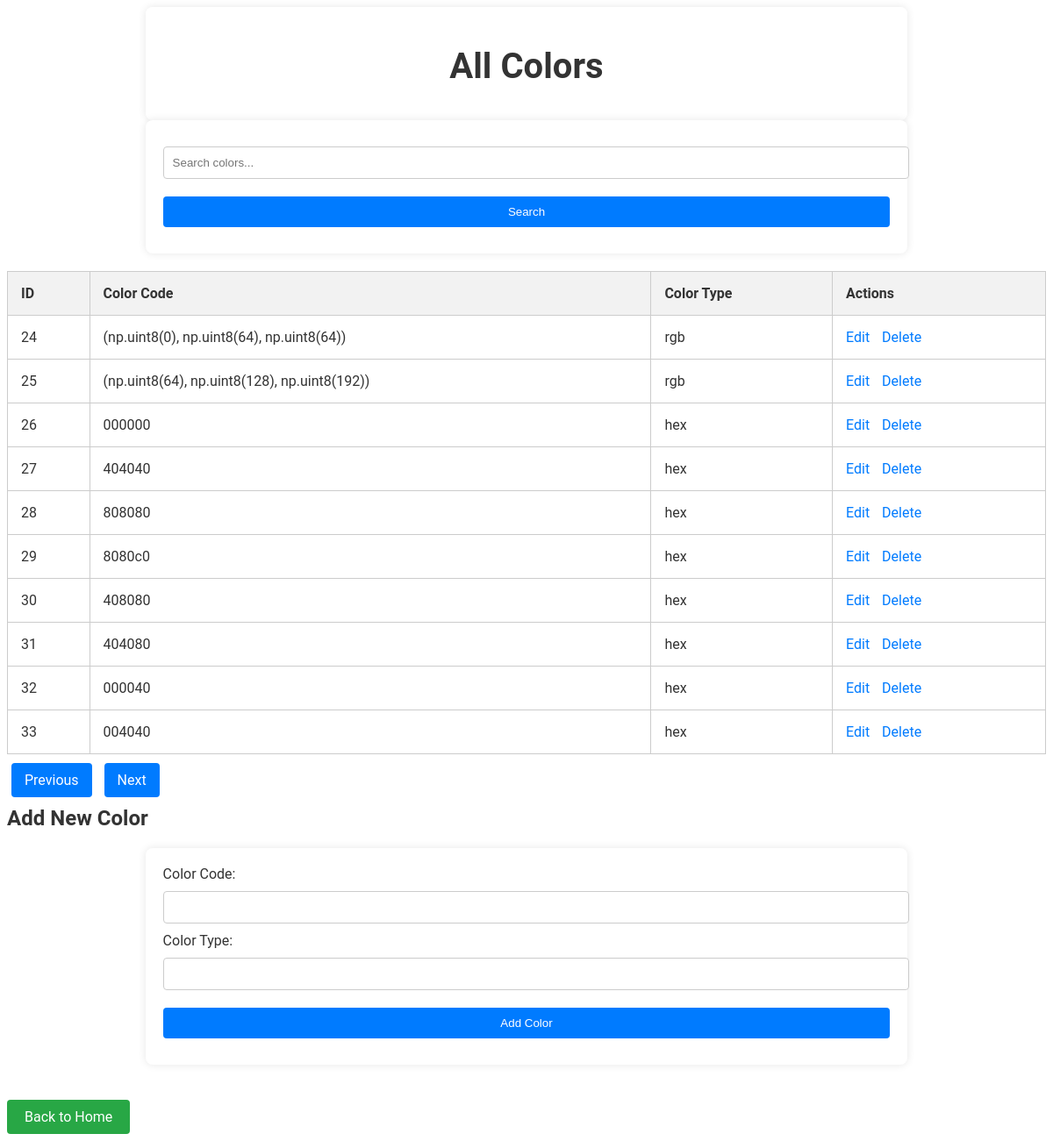
Screenshot of /colors?page=3&search= with the database file from the repository.
### app.py (models this page shows)
class ColorPalette(db.Model):
    id = db.Column(db.Integer, primary_key=True)
    color_code = db.Column(db.String(7), nullable=False)
    color_type = db.Column(db.String(3), nullable=False)

### app.py (the view)
@app.route('/colors', methods=['GET', 'POST'])
def colors():
    search_query = request.args.get('search', '')
    page = request.args.get('page', 1, type=int)
    if search_query:
        colors = ColorPalette.query.filter(
            (ColorPalette.color_code.contains(search_query)) |
            (ColorPalette.color_type.contains(search_query))
        ).paginate(page=page, per_page=10)
    else:
        colors = ColorPalette.query.paginate(page=page, per_page=10)
    return render_template('colors.html', colors=colors, search_query=search_query)

### templates/colors.html (shortened to what this page needs)
<!DOCTYPE html>
<html lang="en">
<head>
</head>
<body>
    <header>
        <h1>All Colors</h1>
    </header>
    <form method="GET" action="{{ url_for('colors') }}">
        <input type="text" name="search" placeholder="Search colors..." value="{{ search_query }}">
        <input type="submit" value="Search">
    </form>
    <table>
        <tr>
            <th>ID</th>
            <th>Color Code</th>
            <th>Color Type</th>
            <th>Actions</th>
        </tr>
        {% for color in colors.items %}
        <tr>
            <td>{{ color.id }}</td>
            <td>{{ color.color_code }}</td>
            <td>{{ color.color_type }}</td>
            <td class="actions">
                <a href="{{ url_for('edit_color', id=color.id) }}">Edit</a>
                <a href="{{ url_for('delete_color', id=color.id) }}">Delete</a>
            </td>
        </tr>
        {% endfor %}
    </table>
    <div class="pagination">
        {% if colors.has_prev %}
            <a href="{{ url_for('colors', page=colors.prev_num, search=search_query) }}">Previous</a>
        {% endif %}
        {% if colors.has_next %}
            <a href="{{ url_for('colors', page=colors.next_num, search=search_query) }}">Next</a>
        {% endif %}
    </div>
    <h2>Add New Color</h2>
    <form action="{{ url_for('colors') }}" method="POST" class="add-color-form">
        <label for="color_code">Color Code:</label>
        <input type="text" id="color_code" name="color_code" required>
        <br>
        <label for="color_type">Color Type:</label>
        <input type="text" id="color_type" name="color_type" required>
        <br>
        <input type="submit" value="Add Color">
    </form>
    <a href="{{ url_for('index') }}" class="back-to-home-link">Back to Home</a>
</body>
</html>

### templates/colors.html (style rules this page uses)
body { font-family: 'Roboto', sans-serif; background: url('https://source.unsplash.com/1600x900/?nature,forest') no-repeat center center fixed; background-size: cover; color: #333; overflow-x: hidden; }
header, form, main { margin: auto; width: 70%; padding: 1.1rem 1.2rem; background: rgba(255, 255, 255, 0.8); border-radius: 8px; box-shadow: 0 0 10px rgba(0, 0, 0, 0.1); }
h1 { font-size: 2.5rem; margin-bottom: 20px; color: #333; text-align: center; animation: fadeIn 2s ease-in-out; }
form { background-color: #fff; padding: 20px; border-radius: 8px; box-shadow: 0 0 10px rgba(0, 0, 0, 0.1); margin-bottom: 20px; animation: slideIn 1s ease-in-out; }
input[type="text"], input[type="submit"] { margin: 10px 0; padding: 10px; width: 100%; border: 1px solid #ccc; border-radius: 4px; }
input[type="submit"] { background-color: #007BFF; color: white; border: none; padding: 10px 20px; border-radius: 4px; transition: background-color 0.3s ease; cursor: pointer; }
table { width: 100%; border-collapse: collapse; margin-bottom: 20px; animation: fadeIn 1s ease-in-out; }
table, th, td { border: 1px solid #ccc; }
th, td { padding: 15px; text-align: left; }
th { background-color: #f2f2f2; }
.actions a { margin-right: 10px; color: #007BFF; text-decoration: none; transition: color 0.3s ease; }
.pagination a { margin: 0 5px; padding: 10px 15px; background-color: #007BFF; color: white; text-decoration: none; border-radius: 4px; transition: background-color 0.3s ease; }
.add-color-form { background-color: #fff; padding: 20px; border-radius: 8px; box-shadow: 0 0 10px rgba(0, 0, 0, 0.1); animation: slideIn 1s ease-in-out; }
.back-to-home-link { display: inline-block; margin-top: 20px; padding: 10px 20px; background-color: #28a745; color: white; text-decoration: none; border-radius: 4px; transition: background-color 0.3s ease; }

### rows the page displays
ColorPalette: id "24", color_code "(np.uint8(0), np.uint8(64), np.uint8(64))", color_type "rgb"
ColorPalette: id "25", color_code "(np.uint8(64), np.uint8(128), np.uint8(192))", color_type "rgb"
ColorPalette: id "26", color_code "000000", color_type "hex"
ColorPalette: id "27", color_code "404040", color_type "hex"
ColorPalette: id "28", color_code "808080", color_type "hex"
ColorPalette: id "29", color_code "8080c0", color_type "hex"
ColorPalette: id "30", color_code "408080", color_type "hex"
ColorPalette: id "31", color_code "404080", color_type "hex"
ColorPalette: id "32", color_code "000040", color_type "hex"
ColorPalette: id "33", color_code "004040", color_type "hex"
